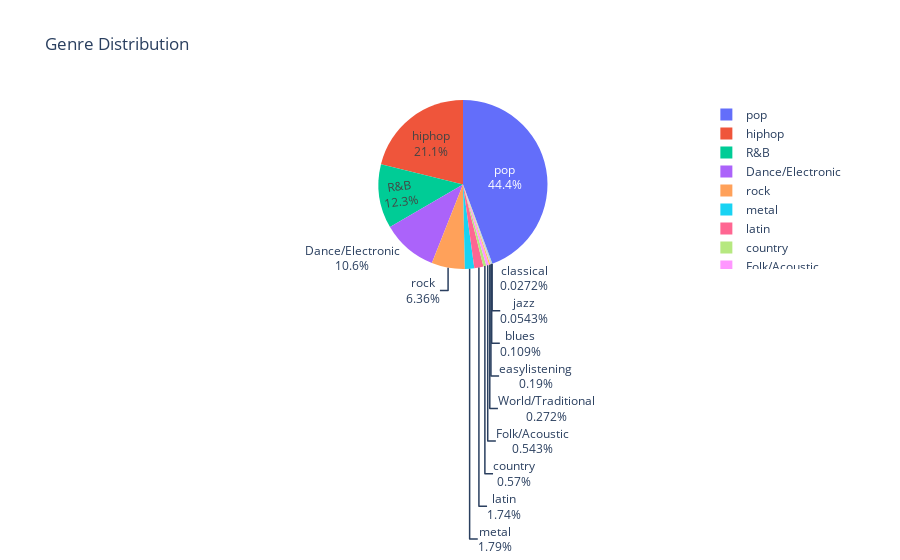

Notebook cell for this chart:
### Code cell
iplot(px.pie(names=genre_count.keys(), 
       values=[genre_count[key] for key in genre_count.keys()],
       title="Genre Distribution"
      ).update_traces(textinfo='label+percent'))

### Figure 1 — Plotly figure (JSON) as saved in the notebook; plotly's stock layout.template omitted (floating-point values rounded to 4 significant figures)
{"data": [{"domain": {"x": [0, 1], "y": [0, 1]}, "hovertemplate": "label=%{label}<br>value=%{value}<extra></extra>", "labels": ["pop", "rock", "country", "metal", "hiphop", "R&B", "Dance/Electronic", "Folk/Acoustic", "easylistening", "latin", "blues", "World/Traditional", "jazz", "classical"], "legendgroup": "", "name": "", "showlegend": true, "textinfo": "label+percent", "type": "pie", "values": [1633, 234, 21, 66, 778, 452, 390, 20, 7, 64, 4, 10, 2, 1]}], "layout": {"legend": {"tracegroupgap": 0}, "title": {"text": "Genre Distribution"}}}
